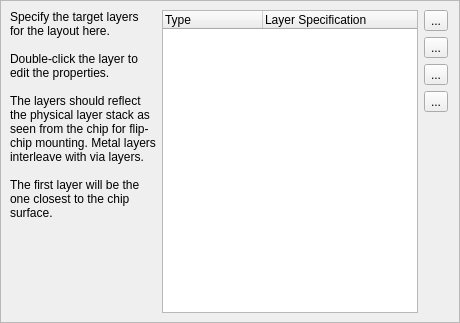
     <widget class="QWidget" name="page_2" >
      <layout class="QVBoxLayout" >
       <property name="margin" >
        <number>0</number>
       </property>
       <property name="spacing" >
        <number>6</number>
       </property>
       <item>
        <widget class="QFrame" name="frame" >
         <property name="frameShape" >
          <enum>QFrame::StyledPanel</enum>
         </property>
         <property name="frameShadow" >
          <enum>QFrame::Plain</enum>
         </property>
         <layout class="QGridLayout" >
          <property name="margin" >
           <number>9</number>
          </property>
          <property name="spacing" >
           <number>6</number>
          </property>
          <item rowspan="5" row="0" column="0" >
           <widget class="QLabel" name="label_3" >
            <property name="text" >
             <string>Specify the target layers 
for the layout here.

Double-click the layer to
edit the properties.

The layers should reflect 
the physical layer stack as
seen from the chip for flip-
chip mounting. Metal layers
interleave with via layers. 

The first layer will be the 
one closest to the chip
surface.</string>
            </property>
            <property name="alignment" >
             <set>Qt::AlignLeading|Qt::AlignLeft|Qt::AlignTop</set>
            </property>
           </widget>
          </item>
          <item row="4" column="2" >
           <spacer>
            <property name="orientation" >
             <enum>Qt::Vertical</enum>
            </property>
            <property name="sizeHint" >
             <size>
              <width>26</width>
              <height>201</height>
             </size>
            </property>
           </spacer>
          </item>
          <item rowspan="5" row="0" column="1" >
           <widget class="QTreeWidget" name="layout_layers_tree" >
            <property name="alternatingRowColors" >
             <bool>true</bool>
            </property>
            <property name="selectionMode" >
             <enum>QAbstractItemView::ExtendedSelection</enum>
            </property>
            <property name="rootIsDecorated" >
             <bool>false</bool>
            </property>
            <property name="uniformRowHeights" >
             <bool>true</bool>
            </property>
            <property name="allColumnsShowFocus" >
             <bool>true</bool>
            </property>
            <column>
             <property name="text" >
              <string>Type</string>
             </property>
            </column>
            <column>
             <property name="text" >
              <string>Layer Specification</string>
             </property>
            </column>
           </widget>
          </item>
          <item row="3" column="2" >
           <widget class="QToolButton" name="move_target_layer_down_pb" >
            <property name="toolTip" >
             <string>Move selected layer down (Ctrl+Down)</string>
            </property>
            <property name="text" >
             <string>...</string>
            </property>
            <property name="icon" >
             <iconset resource="layResources.qrc" >:/down.png</iconset>
            </property>
            <property name="shortcut" >
             <string>Ctrl+Down</string>
            </property>
           </widget>
          </item>
          <item row="2" column="2" >
           <widget class="QToolButton" name="move_target_layer_up_pb" >
            <property name="toolTip" >
             <string>Move selected layer up (Ctrl+Up)</string>
            </property>
            <property name="text" >
             <string>...</string>
            </property>
            <property name="icon" >
             <iconset resource="layResources.qrc" >:/up.png</iconset>
            </property>
            <property name="shortcut" >
             <string>Ctrl+Up</string>
            </property>
           </widget>
          </item>
          <item row="1" column="2" >
           <widget class="QToolButton" name="delete_target_layer_pb" >
            <property name="toolTip" >
             <string>Delete selected layers (Delete)</string>
            </property>
            <property name="text" >
             <string>...</string>
            </property>
            <property name="icon" >
             <iconset resource="layResources.qrc" >:/clear.png</iconset>
            </property>
            <property name="shortcut" >
             <string>Del</string>
            </property>
           </widget>
          </item>
          <item row="0" column="2" >
           <widget class="QToolButton" name="add_target_layer_pb" >
            <property name="toolTip" >
             <string>Add new layer (Return)</string>
            </property>
            <property name="text" >
             <string>...</string>
            </property>
            <property name="icon" >
             <iconset resource="layResources.qrc" >:/add.png</iconset>
            </property>
            <property name="shortcut" >
             <string>Return</string>
            </property>
           </widget>
          </item>
         </layout>
        </widget>
       </item>
      </layout>
     </widget>
